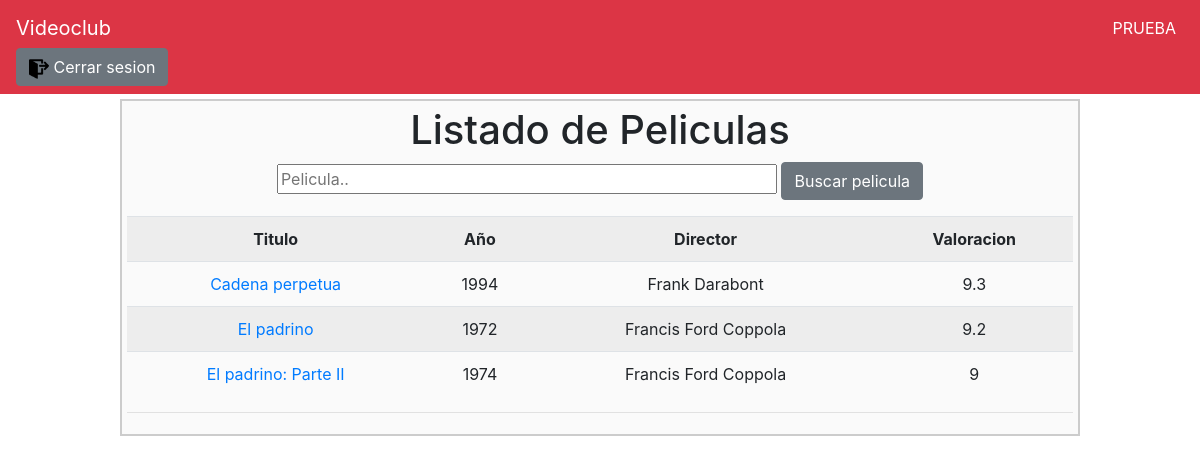
Screenshot of /peliculaListado.php (signed in) with the database file from the repository.
### tables this page shows
CREATE TABLE IF NOT EXISTS `pelicula` (
  `id` int(11) NOT NULL AUTO_INCREMENT,
  `titulo` varchar(50) NOT NULL,
  `director` varchar(60) NOT NULL,
  `anyo` int(11) NOT NULL,
  `valoracion` double NOT NULL,
  `genero` int(11) NOT NULL,
  `portada` varchar(200) NOT NULL,
  PRIMARY KEY (`id`),
  KEY `DIRECTOR` (`director`),
  KEY `genero` (`genero`)
);

### peliculaListado.php (the view, shortened to what this page needs)
<?php
$clausulaWhere = "";
$sql = "
           SELECT
                p.id     AS p_id,
                p.titulo AS p_titulo,
                p.director AS p_director,
                p.anyo AS p_anyo,
                p.valoracion AS p_valoracion
            FROM pelicula AS p
            $clausulaWhere
    ";
$pdo = conectarBD();
$select = $pdo->prepare($sql);
$select->execute([]);
$peliculas = $select->fetchAll();
?>
<head>
    <?php require 'partials/css.php' ?>
</head>
<body>
<?php require 'partials/navbar.php' ?>
<div id="body">
    <h1>Listado de Peliculas</h1>
    <form action="peliculaListado.php" method="post">
        <input type="text" name="busqueda" placeholder="Pelicula.." class="busqueda">
        <input type="submit" name="buscar" class="btn btn-secondary" value="Buscar pelicula">
    </form>
    <table class="table table-striped table-hover">
        <tr>
            <th>Titulo</th>
            <th>Año</th>
            <th>Director</th>
            <th>Valoracion</th>
        </tr>
        <?php
        foreach ($peliculas as $fila) { ?>
            <tr>
                <td><a href="peliculaFicha.php?id=<?= $fila["p_id"] ?>"> <?= $fila["p_titulo"] ?> </a></td>
                <td> <?= $fila["p_anyo"] ?> </td>
                <td> <?= $fila["p_director"] ?> </td>
                <td><?= $fila["p_valoracion"] ?></td>
            </tr>
        <?php } ?>
    </table>
    <hr>
</div>
</body>
</html>

### assets/css.css (style rules this page uses)
#body { background-color: #fafafa; padding: 5px; border: 2px solid #ccc; text-align: center; margin-top: 5px; margin-left: 10%; margin-right: 10%; }
table { text-align: center; }
.busqueda { width: 500px; }

### rows the page displays
pelicula: titulo "Cadena perpetua", anyo "1994", director "Frank Darabont", valoracion "9.3"
pelicula: titulo "El padrino", anyo "1972", director "Francis Ford Coppola", valoracion "9.2"
pelicula: titulo "El padrino: Parte II", anyo "1974", director "Francis Ford Coppola", valoracion "9"

### other values shown
$_SESSION["usuario"] "PRUEBA"
